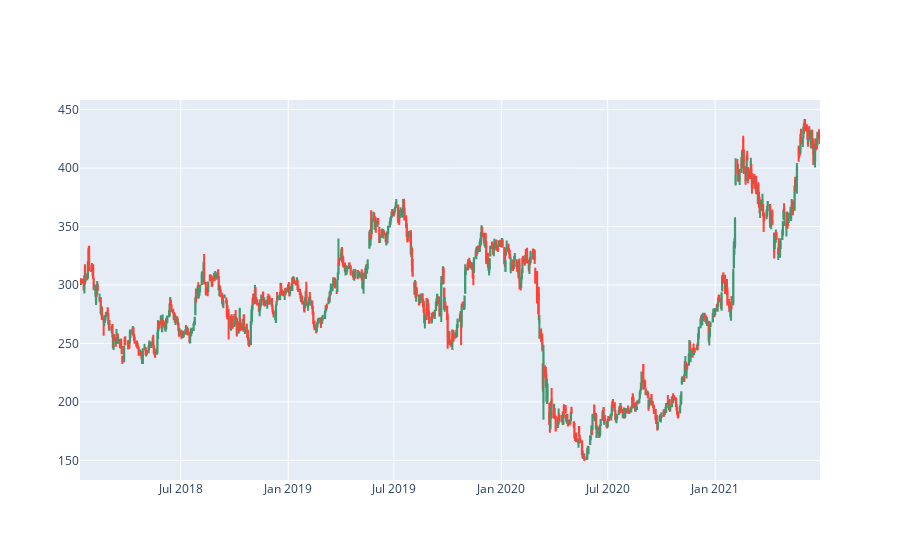

Notebook source saved alongside this figure:
### Markdown cell above
Candlestick chart demonstration

### Code cell
candlechart(sbin)

### Figure 1 — Plotly figure (JSON) as saved in the notebook; plotly's stock layout.template omitted (floating-point values rounded to 4 significant figures; data arrays with more than 128 entries replaced by an {"elided": "..."} marker saying what was removed)
{"data": [{"close": {"elided": "857 float values"}, "high": {"elided": "857 float values"}, "low": {"elided": "857 float values"}, "open": {"elided": "857 float values"}, "type": "candlestick", "x": {"elided": "857 str values"}}], "layout": {"xaxis": {"rangeslider": {"visible": false}}}}
